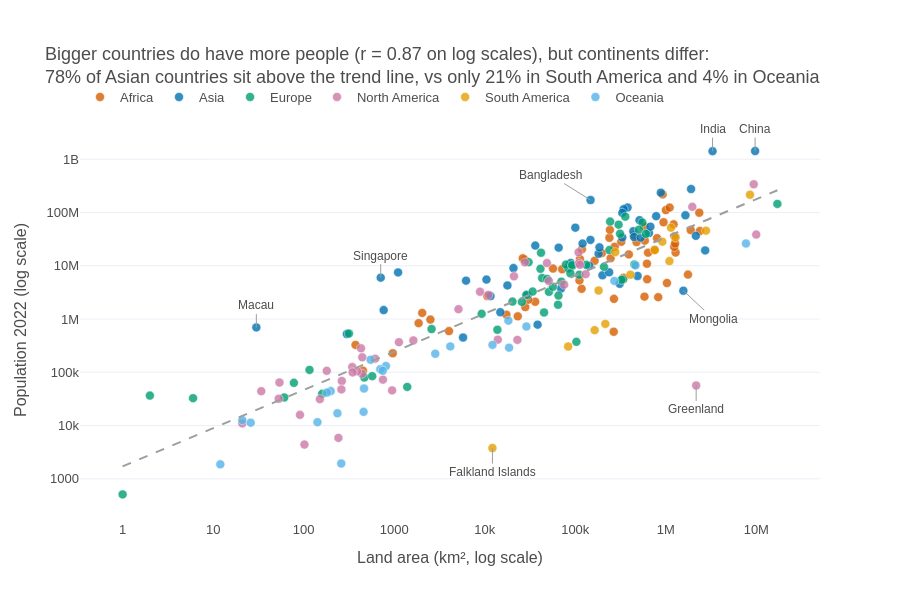

The code cell stored with this chart in its notebook:
### Markdown cell above
**Chart choice & justification:** *Which chart did you choose, and why? Justify design choices.

*YOUR ANSWER HERE*

I chose the scatter plot because the question asks about the relationship between two numeric variables, area and population, and a scatter plot can show the result the best. Both axes use a log scale because both variables range from tiny islands to giant countries. If we use a linear scale almost every point would stay in one corner. A grey dashed trend line shows the general pattern. Colour encodes continent with a CVD-safe palette, so you can see the different continents easily. The countries furthest from the trend line are labelled directly for easy identification.

### Code cell
# Q3
# YOUR CODE HERE

d = df[['Country', 'Continent', 'Area', '2022 Population']].copy()
d['logA'], d['logP'] = np.log10(d['Area']), np.log10(d['2022 Population'])
slope, intercept = np.polyfit(d['logA'], d['logP'], 1)
r = np.corrcoef(d['logA'], d['logP'])[0, 1]
d['resid'] = d['logP'] - (slope * d['logA'] + intercept)

above = (d['resid'] > 0).groupby(d['Continent']).mean().sort_values()

fig = px.scatter(d, x='Area', y='2022 Population', color='Continent', hover_name='Country',
                 color_discrete_map=CONT_COLORS, log_x=True, log_y=True,
                 category_orders={'Continent': list(CONT_COLORS)},
                 template='plotly_white', height=600)
fig.update_traces(marker=dict(size=9, opacity=0.8, line=dict(width=0.5, color='white')))

xs = np.logspace(d['logA'].min(), d['logA'].max(), 50)
fig.add_scatter(x=xs, y=10 ** (slope * np.log10(xs) + intercept), mode='lines',
                line=dict(color='#9E9E9E', dash='dash', width=2), showlegend=False, hoverinfo='skip')

labels_q3 = {'India': (0, -22), 'China': (0, -22), 'Bangladesh': (-40, -25), 'Singapore': (0, -22),
             'Macau': (0, -22), 'Greenland': (0, 24), 'Mongolia': (30, 28), 'Falkland Islands': (0, 24)}
for name, (ax, ay) in labels_q3.items():
    row = d[d['Country'] == name].iloc[0]
    fig.add_annotation(x=np.log10(row['Area']), y=np.log10(row['2022 Population']), text=name,
                       showarrow=True, arrowhead=0, arrowcolor='#9E9E9E', ax=ax, ay=ay,
                       font=dict(size=12, color=DARK))

fig.update_layout(
    title=dict(text=f"Bigger countries do have more people (r = {r:.2f} on log scales), but continents differ:<br>"
                    f"{above['Asia']:.0%} of Asian countries sit above the trend line, vs only {above['South America']:.0%} in South America and {above['Oceania']:.0%} in Oceania"),
    font=FONT, legend=dict(title=None, orientation='h', y=1.02, x=0, yanchor='bottom'),
    margin=dict(t=120))
fig.update_xaxes(title='Land area (km², log scale)', showgrid=False)
fig.update_yaxes(title='Population 2022 (log scale)')
fig.show()

### Figure 1 — Plotly figure (JSON) as saved in the notebook; plotly's stock layout.template omitted (floating-point values rounded to 4 significant figures)
{"data": [{"hovertemplate": "<b>%{hovertext}</b><br><br>Continent=Africa<br>Area=%{x}<br>2022 Population=%{y}<extra></extra>", "hovertext": ["Algeria", "Angola", "Benin", "Botswana", "Burkina Faso", "Burundi", "Cameroon", "Cape Verde", "Central African Republic", "Chad", "Comoros", "Djibouti", "DR Congo", "Egypt", "Equatorial Guinea", "Eritrea", "Eswatini", "Ethiopia", "Gabon", "Gambia", "Ghana", "Guinea", "Guinea-Bissau", "Ivory Coast", "Kenya", "Lesotho", "Liberia", "Libya", "Madagascar", "Malawi", "Mali", "Mauritania", "Mauritius", "Mayotte", "Morocco", "Mozambique", "Namibia", "Niger", "Nigeria", "Republic of the Congo", "Reunion", "Rwanda", "Sao Tome and Principe", "Senegal", "Seychelles", "Sierra Leone", "Somalia", "South Africa", "South Sudan", "Sudan", "Tanzania", "Togo", "Tunisia", "Uganda", "Western Sahara", "Zambia", "Zimbabwe"], "legendgroup": "Africa", "marker": {"color": "#D55E00", "line": {"color": "white", "width": 0.5}, "opacity": 0.8, "size": 9, "symbol": "circle"}, "mode": "markers", "name": "Africa", "orientation": "v", "showlegend": true, "type": "scatter", "x": [2381741, 1246700, 112622, 582000, 272967, 27834, 475442, 4033, 622984, 1284000, 1862, 23200, 2344858, 1002450, 28051, 117600, 17364, 1104300, 267668, 10689, 238533, 245857, 36125, 322463, 580367, 30355, 111369, 1759540, 587041, 118484, 1240192, 1030700, 2040, 374, 446550, 801590, 825615, 1267000, 923768, 342000, 2511, 26338, 964, 196722, 452, 71740, 637657, 1221037, 619745, 1886068, 945087, 56785, 163610, 241550, 266000, 752612, 390757], "xaxis": "x", "y": [44903225, 35588987, 13352864, 2630296, 22673762, 12889576, 27914536, 593149, 5579144, 17723315, 836774, 1120849, 99010212, 110990103, 1674908, 3684032, 1201670, 123379924, 2388992, 2705992, 33475870, 13859341, 2105566, 28160542, 54027487, 2305825, 5302681, 6812341, 29611714, 20405317, 22593590, 4736139, 1299469, 326101, 37457971, 32969517, 2567012, 26207977, 218541212, 5970424, 974052, 13776698, 227380, 17316449, 107118, 8605718, 17597511, 59893885, 10913164, 46874204, 65497748, 8848699, 12356117, 47249585, 575986, 20017675, 16320537], "yaxis": "y"}, {"hovertemplate": "<b>%{hovertext}</b><br><br>Continent=Asia<br>Area=%{x}<br>2022 Population=%{y}<extra></extra>", "hovertext": ["Afghanistan", "Armenia", "Azerbaijan", "Bahrain", "Bangladesh", "Bhutan", "Brunei", "Cambodia", "China", "Georgia", "Hong Kong", "India", "Indonesia", "Iran", "Iraq", "Israel", "Japan", "Jordan", "Kazakhstan", "Kuwait", "Kyrgyzstan", "Laos", "Lebanon", "Macau", "Malaysia", "Maldives", "Mongolia", "Myanmar", "Nepal", "North Korea", "Oman", "Pakistan", "Palestine", "Philippines", "Qatar", "Saudi Arabia", "Singapore", "South Korea", "Sri Lanka", "Syria", "Taiwan", "Tajikistan", "Thailand", "Timor-Leste", "Turkey", "Turkmenistan", "United Arab Emirates", "Uzbekistan", "Vietnam", "Yemen"], "legendgroup": "Asia", "marker": {"color": "#0072B2", "line": {"color": "white", "width": 0.5}, "opacity": 0.8, "size": 9, "symbol": "circle"}, "mode": "markers", "name": "Asia", "orientation": "v", "showlegend": true, "type": "scatter", "x": [652230, 29743, 86600, 765, 147570, 38394, 5765, 181035, 9706961, 69700, 1104, 3287590, 1904569, 1648195, 438317, 20770, 377930, 89342, 2724900, 17818, 199951, 236800, 10452, 30, 330803, 300, 1564110, 676578, 147181, 120538, 309500, 881912, 6220, 342353, 11586, 2149690, 710, 100210, 65610, 185180, 36193, 143100, 513120, 14874, 783562, 488100, 83600, 447400, 331212, 527968], "xaxis": "x", "y": [41128771, 2780469, 10358074, 1472233, 171186372, 782455, 449002, 16767842, 1425887337, 3744385, 7488865, 1417173173, 275501339, 88550570, 44496122, 9038309, 123951692, 11285869, 19397998, 4268873, 6630623, 7529475, 5489739, 695168, 33938221, 523787, 3398366, 54179306, 30547580, 26069416, 4576298, 235824862, 5250072, 115559009, 2695122, 36408820, 5975689, 51815810, 21832143, 22125249, 23893394, 9952787, 71697030, 1341296, 85341241, 6430770, 9441129, 34627652, 98186856, 33696614], "yaxis": "y"}, {"hovertemplate": "<b>%{hovertext}</b><br><br>Continent=Europe<br>Area=%{x}<br>2022 Population=%{y}<extra></extra>", "hovertext": ["Albania", "Andorra", "Austria", "Belarus", "Belgium", "Bosnia and Herzegovina", "Bulgaria", "Croatia", "Cyprus", "Czech Republic", "Denmark", "Estonia", "Faroe Islands", "Finland", "France", "Germany", "Gibraltar", "Greece", "Guernsey", "Hungary", "Iceland", "Ireland", "Isle of Man", "Italy", "Jersey", "Latvia", "Liechtenstein", "Lithuania", "Luxembourg", "Malta", "Moldova", "Monaco", "Montenegro", "Netherlands", "North Macedonia", "Norway", "Poland", "Portugal", "Romania", "Russia", "San Marino", "Serbia", "Slovakia", "Slovenia", "Spain", "Sweden", "Switzerland", "Ukraine", "United Kingdom", "Vatican City"], "legendgroup": "Europe", "marker": {"color": "#009E73", "line": {"color": "white", "width": 0.5}, "opacity": 0.8, "size": 9, "symbol": "circle"}, "mode": "markers", "name": "Europe", "orientation": "v", "showlegend": true, "type": "scatter", "x": [28748, 468, 83871, 207600, 30528, 51209, 110879, 56594, 9251, 78865, 43094, 45227, 1393, 338424, 551695, 357114, 6, 131990, 78, 93028, 103000, 70273, 572, 301336, 116, 64559, 160, 65300, 2586, 316, 33846, 2, 13812, 41850, 25713, 323802, 312679, 92090, 238391, 17098242, 61, 88361, 49037, 20273, 505992, 450295, 41284, 603500, 242900, 1], "xaxis": "x", "y": [2842321, 79824, 8939617, 9534954, 11655930, 3233526, 6781953, 4030358, 1251488, 10493986, 5882261, 1326062, 53090, 5540745, 64626628, 83369843, 32649, 10384971, 63301, 9967308, 372899, 5023109, 84519, 59037474, 110778, 1850651, 39327, 2750055, 647599, 533286, 3272996, 36469, 627082, 17564014, 2093599, 5434319, 39857145, 10270865, 19659267, 144713314, 33660, 7221365, 5643453, 2119844, 47558630, 10549347, 8740472, 39701739, 67508936, 510], "yaxis": "y"}, {"hovertemplate": "<b>%{hovertext}</b><br><br>Continent=North America<br>Area=%{x}<br>2022 Population=%{y}<extra></extra>", "hovertext": ["Anguilla", "Antigua and Barbuda", "Aruba", "Bahamas", "Barbados", "Belize", "Bermuda", "British Virgin Islands", "Canada", "Cayman Islands", "Costa Rica", "Cuba", "Curacao", "Dominica", "Dominican Republic", "El Salvador", "Greenland", "Grenada", "Guadeloupe", "Guatemala", "Haiti", "Honduras", "Jamaica", "Martinique", "Mexico", "Montserrat", "Nicaragua", "Panama", "Puerto Rico", "Saint Barthelemy", "Saint Kitts and Nevis", "Saint Lucia", "Saint Martin", "Saint Pierre and Miquelon", "Saint Vincent and the Grenadines", "Sint Maarten", "Trinidad and Tobago", "Turks and Caicos Islands", "United States", "United States Virgin Islands"], "legendgroup": "North America", "marker": {"color": "#CC79A7", "line": {"color": "white", "width": 0.5}, "opacity": 0.8, "size": 9, "symbol": "circle"}, "mode": "markers", "name": "North America", "orientation": "v", "showlegend": true, "type": "scatter", "x": [91, 442, 180, 13943, 430, 22966, 54, 151, 9984670, 264, 51100, 109884, 444, 751, 48671, 21041, 2166086, 344, 1628, 108889, 27750, 112492, 10991, 1128, 1964375, 102, 130373, 75417, 8870, 21, 261, 616, 53, 242, 389, 34, 5130, 948, 9372610, 347], "xaxis": "x", "y": [15857, 93763, 106445, 409984, 281635, 405272, 64184, 31305, 38454327, 68706, 5180829, 11212191, 191163, 72737, 11228821, 6336392, 56466, 125438, 395752, 17843908, 11584996, 10432860, 2827377, 367507, 127504125, 4390, 6948392, 4408581, 3252407, 10967, 47657, 179857, 31791, 5862, 103948, 44175, 1531044, 45703, 338289857, 99465], "yaxis": "y"}, {"hovertemplate": "<b>%{hovertext}</b><br><br>Continent=South America<br>Area=%{x}<br>2022 Population=%{y}<extra></extra>", "hovertext": ["Argentina", "Bolivia", "Brazil", "Chile", "Colombia", "Ecuador", "Falkland Islands", "French Guiana", "Guyana", "Paraguay", "Peru", "Suriname", "Uruguay", "Venezuela"], "legendgroup": "South America", "marker": {"color": "#E69F00", "line": {"color": "white", "width": 0.5}, "opacity": 0.8, "size": 9, "symbol": "circle"}, "mode": "markers", "name": "South America", "orientation": "v", "showlegend": true, "type": "scatter", "x": [2780400, 1098581, 8515767, 756102, 1141748, 276841, 12173, 83534, 214969, 406752, 1285216, 163820, 181034, 916445], "xaxis": "x", "y": [45510318, 12224110, 215313498, 19603733, 51874024, 18001000, 3780, 304557, 808726, 6780744, 34049588, 618040, 3422794, 28301696], "yaxis": "y"}, {"hovertemplate": "<b>%{hovertext}</b><br><br>Continent=Oceania<br>Area=%{x}<br>2022 Population=%{y}<extra></extra>", "hovertext": ["American Samoa", "Australia", "Cook Islands", "Fiji", "French Polynesia", "Guam", "Kiribati", "Marshall Islands", "Micronesia", "Nauru", "New Caledonia", "New Zealand", "Niue", "Northern Mariana Islands", "Palau", "Papua New Guinea", "Samoa", "Solomon Islands", "Tokelau", "Tonga", "Tuvalu", "Vanuatu", "Wallis and Futuna"], "legendgroup": "Oceania", "marker": {"color": "#56B4E9", "line": {"color": "white", "width": 0.5}, "opacity": 0.8, "size": 9, "symbol": "circle"}, "mode": "markers", "name": "Oceania", "orientation": "v", "showlegend": true, "type": "scatter", "x": [199, 7692024, 236, 18272, 4167, 549, 811, 181, 702, 21, 18575, 270467, 260, 464, 459, 462840, 2842, 28896, 12, 747, 26, 12189, 142], "xaxis": "x", "y": [44273, 26177413, 17011, 929766, 306279, 171774, 131232, 41569, 114164, 12668, 289950, 5185288, 1934, 49551, 18055, 10142619, 222382, 724273, 1871, 106858, 11312, 326740, 11572], "yaxis": "y"}, {"hoverinfo": "skip", "line": {"color": "#9E9E9E", "dash": "dash", "width": 2}, "mode": "lines", "showlegend": false, "type": "scatter", "x": [1.0, 1.405, 1.973, 2.772, 3.894, 5.471, 7.685, 10.8, 15.17, 21.31, 29.93, 42.05, 59.07, 82.97, 116.6, 163.7, 230.0, 323.1, 453.9, 637.7, 895.8, 1258.0, 1768.0, 2483.0, 3489.0, 4901.0, 6885.0, 9672.0, 13590.0, 19090.0, 26810.0, 37670.0, 52910.0, 74330.0, 104400.0, 146700.0, 206100.0, 289500.0, 406700.0, 571300.0, 802500.0, 1127000.0, 1584000.0, 2225000.0, 3125000.0, 4390000.0, 6168000.0, 8664000.0, 12170000.0, 17100000.0], "y": [1715.0, 2188.0, 2791.0, 3561.0, 4543.0, 5796.0, 7395.0, 9434.0, 12040.0, 15360.0, 19590.0, 25000.0, 31890.0, 40690.0, 51910.0, 66230.0, 84490.0, 107800.0, 137500.0, 175500.0, 223900.0, 285600.0, 364400.0, 464900.0, 593100.0, 756700.0, 965400.0, 1232000.0, 1571000.0, 2005000.0, 2558000.0, 3263000.0, 4163000.0, 5312000.0, 6777000.0, 8646000.0, 11030000.0, 14070000.0, 17950000.0, 22910000.0, 29220000.0, 37290000.0, 47570000.0, 60690000.0, 77430000.0, 98790000.0, 126000000.0, 160800000.0, 205100000.0, 261700000.0]}], "layout": {"annotations": [{"arrowcolor": "#9E9E9E", "arrowhead": 0, "ax": 0, "ay": -22, "font": {"color": "#4D4D4D", "size": 12}, "showarrow": true, "text": "India", "x": 6.517, "y": 9.151}, {"arrowcolor": "#9E9E9E", "arrowhead": 0, "ax": 0, "ay": -22, "font": {"color": "#4D4D4D", "size": 12}, "showarrow": true, "text": "China", "x": 6.987, "y": 9.154}, {"arrowcolor": "#9E9E9E", "arrowhead": 0, "ax": -40, "ay": -25, "font": {"color": "#4D4D4D", "size": 12}, "showarrow": true, "text": "Bangladesh", "x": 5.169, "y": 8.233}, {"arrowcolor": "#9E9E9E", "arrowhead": 0, "ax": 0, "ay": -22, "font": {"color": "#4D4D4D", "size": 12}, "showarrow": true, "text": "Singapore", "x": 2.851, "y": 6.776}, {"arrowcolor": "#9E9E9E", "arrowhead": 0, "ax": 0, "ay": -22, "font": {"color": "#4D4D4D", "size": 12}, "showarrow": true, "text": "Macau", "x": 1.477, "y": 5.842}, {"arrowcolor": "#9E9E9E", "arrowhead": 0, "ax": 0, "ay": 24, "font": {"color": "#4D4D4D", "size": 12}, "showarrow": true, "text": "Greenland", "x": 6.336, "y": 4.752}, {"arrowcolor": "#9E9E9E", "arrowhead": 0, "ax": 30, "ay": 28, "font": {"color": "#4D4D4D", "size": 12}, "showarrow": true, "text": "Mongolia", "x": 6.194, "y": 6.531}, {"arrowcolor": "#9E9E9E", "arrowhead": 0, "ax": 0, "ay": 24, "font": {"color": "#4D4D4D", "size": 12}, "showarrow": true, "text": "Falkland Islands", "x": 4.085, "y": 3.577}], "font": {"color": "#4D4D4D", "family": "Arial", "size": 13}, "height": 600, "legend": {"orientation": "h", "title": {}, "tracegroupgap": 0, "x": 0, "y": 1.02, "yanchor": "bottom"}, "margin": {"t": 120}, "title": {"text": "Bigger countries do have more people (r = 0.87 on log scales), but continents differ:<br>78% of Asian countries sit above the trend line, vs only 21% in South America and 4% in Oceania"}, "xaxis": {"anchor": "y", "domain": [0, 1], "showgrid": false, "title": {"text": "Land area (km², log scale)"}, "type": "log"}, "yaxis": {"anchor": "x", "domain": [0, 1], "title": {"text": "Population 2022 (log scale)"}, "type": "log"}}}
